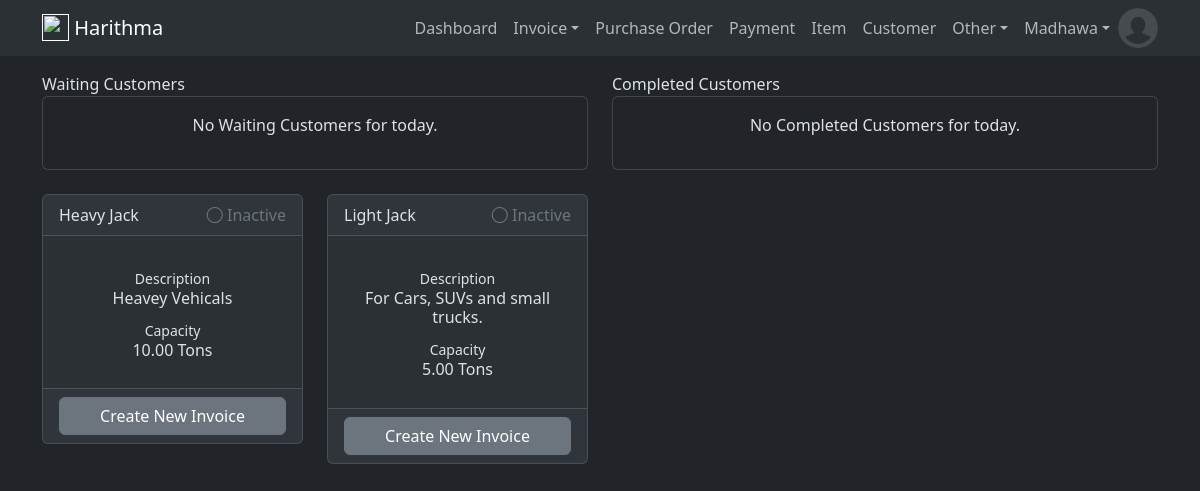
Page /dashboard (signed in) on the earlier database version.
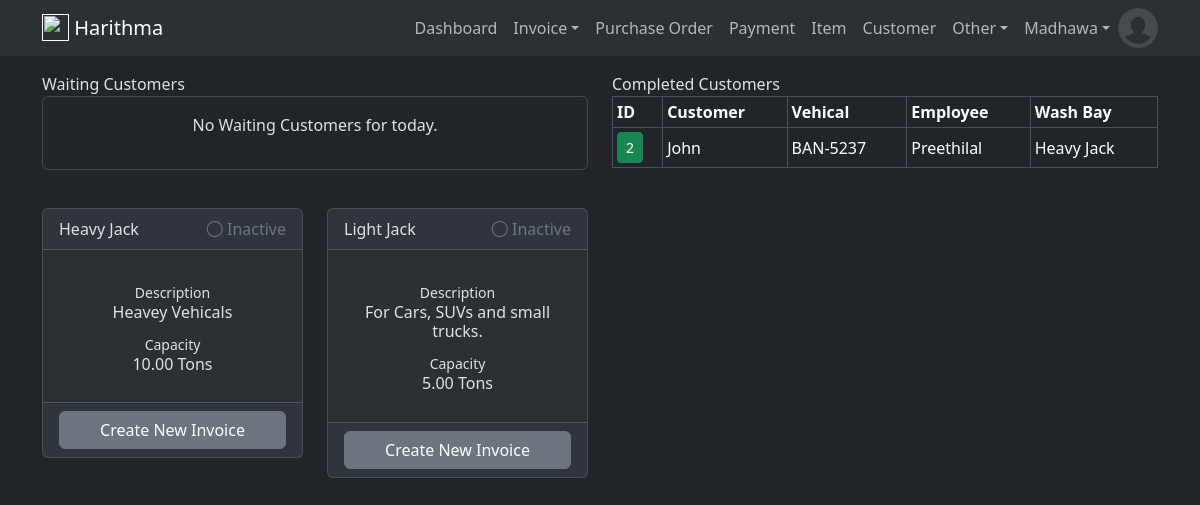
Same page on the later database version.
### harithmapos/models.py (models this page shows, shortened)
class WashBay(db.Model):
    id = db.Column(db.Integer, primary_key=True)
    name = db.Column(db.String(50), nullable=False)
    remarks = db.Column(db.String(255))
    capacity = db.Column(db.Numeric(10,2))
    create_dttm = db.Column(db.DateTime, nullable=False, default=datetime.utcnow)
    invoices = db.relationship('InvoiceHead', backref='washbay', lazy=True)
    @hybrid_property
    def active_invoice(self):
        active_invoice_head = InvoiceHead.query.filter(InvoiceHead.is_in_bay).filter(InvoiceHead.washbay_id==self.id).first()
        return active_invoice_head

class InvoiceHead(db.Model):
    id =  db.Column(db.Integer, primary_key=True)
    customer_id = db.Column(db.Integer, db.ForeignKey('customer.id'), nullable=False)
    vehical_id = db.Column(db.Integer, db.ForeignKey('vehical.id'), nullable=False)
    washbay_id = db.Column(db.Integer, db.ForeignKey('wash_bay.id'), nullable=False)
    employee_id = db.Column(db.Integer, db.ForeignKey('employee.id'), nullable=False)
    current_milage = db.Column(db.Numeric(18,0))
    next_milage = db.Column(db.Numeric(18,0))
    service_status = db.Column(db.Integer, default=0)
    total_cost = db.Column(db.Numeric(10,2), default=0)
    total_price = db.Column(db.Numeric(10,2), default=0)
    discount_pct = db.Column(db.Numeric(10,2), default=0)
    gross_price = db.Column(db.Numeric(10,2), default=0)
    payment_method = db.Column(db.String(10))
    paid_amount = db.Column(db.Numeric(10,2), default=0)
    remaining_amount = db.Column(db.Numeric(10,2))
    last_payment_date = db.Column(db.Date())
    created_dttm = db.Column(db.DateTime, nullable=False, default=datetime.utcnow)
    update_dttm = db.Column(db.DateTime, nullable=False, default=datetime.utcnow)
    invoice_details = db.relationship('InvoiceDetail', backref='invoice', lazy=True)
    payments = db.relationship('Payment', backref='invoice', lazy=True)
    @hybrid_property
    def is_in_bay(self):
        return self.service_status in [1, 2, 3]
    @is_in_bay.expression
    def is_in_bay(cls):
        return cls.service_status.in_([1, 2, 3])

class Customer(db.Model):
    id = db.Column(db.Integer, primary_key=True)
    name = db.Column(db.String(100), nullable=False)
    contact = db.Column(db.String(10))
    address = db.Column(db.String(255))
    email = db.Column(db.String(150))
    create_dttm = db.Column(db.DateTime, nullable=False, default=datetime.utcnow)
    update_dttm = db.Column(db.DateTime, nullable=False, default=datetime.utcnow)
    vehicals = db.relationship('Vehical', backref='owner', lazy=True)
    invoices = db.relationship('InvoiceHead', backref='customer', lazy=True)
    item_invoices = db.relationship('ItemInvoiceHead', backref='customer', lazy=True)
    payments = db.relationship('Payment', backref='customer', lazy=True)

class Vehical(db.Model):
    id = db.Column(db.Integer, primary_key=True)
    number = db.Column(db.String(8), nullable=False)
    make = db.Column(db.String(20))
    model = db.Column(db.String(20))
    year = db.Column(db.String(4))
    create_dttm = db.Column(db.DateTime, nullable=False, default=datetime.utcnow)
    update_dttm = db.Column(db.DateTime, nullable=False, default=datetime.utcnow)
    owner_id = db.Column(db.Integer, db.ForeignKey('customer.id'), nullable=False)
    invoices = db.relationship('InvoiceHead', backref='vehical', lazy=True)

class Employee(db.Model):
    id = db.Column(db.Integer, primary_key=True)
    name = db.Column(db.String(100), nullable=False)
    contact = db.Column(db.String(10))
    address = db.Column(db.String(255))
    designation = db.Column(db.String(40))
    joined_date = db.Column(db.Date())
    wage = db.Column(db.Numeric(10,2))
    create_dttm = db.Column(db.DateTime, nullable=False, default=datetime.utcnow)
    update_dttm = db.Column(db.DateTime, nullable=False, default=datetime.utcnow)
    invoices = db.relationship('InvoiceHead', backref='employee', lazy=True)
    payments = db.relationship('Payment', backref='employee', lazy=True)

### harithmapos/views/dashboard/routes.py (the view)
@dashboard_blueprint.route('/dashboard')
def dashboard():
    invoice_head_create_form = InvoiceHeadCreateForm()
    results = WashBay.query.all()
    waiting_invoices = InvoiceHead.query.filter(InvoiceHead.service_status==0).all()
    polishing_invoices = InvoiceHead.query.filter(InvoiceHead.service_status==4).all()
    done_invoices = InvoiceHead.query.filter(InvoiceHead.service_status==5).filter(db.func.date(InvoiceHead.created_dttm) == datetime.now().date()).all()
    active_wash_bays = [washbay for washbay in results if washbay.active_invoice ]
    inactive_wash_bays = [washbay for washbay in results if not washbay.active_invoice ]
    return render_template(
        'dashboard.html',
        title='InvoiceHead',
        invoice_head_create_form=invoice_head_create_form,
        results = results,
        active_wash_bays=active_wash_bays,
        inactive_wash_bays=inactive_wash_bays,
        waiting_invoices=waiting_invoices,
        polishing_invoices=polishing_invoices,
        done_invoices=done_invoices,
        service_status_form_list=config.SERVICE_STATUS_FORM_LIST,
        service_status_list=config.SERVICE_STATUS_LIST
    )

### harithmapos/models.py (called while the page is built)
@login_manager.user_loader
def load_user(user_id):
    return User.query.get(int(user_id))

### harithmapos/templates/dashboard.html (shortened to what the changed rows need)
{% extends 'layout/base.html' %}
{% block body %}
<div class="container">
    <div class="row mt-3">
        <div class="col">
            <caption>Waiting Customers</caption>
        </div>
        <div class="col">
            <caption>Completed Customers</caption>
            {% if done_invoices %}
            <table class="table table-sm table-hover table-bordered">
                <thead class="thread-dark">
                    <tr>
                        <th scope="col">ID</th>
                        <th scope="col">Customer</th>
                        <th scope="col">Vehical</th>
                        <th scope="col">Employee</th>
                        <th scope="col">Wash Bay</th>
                    </tr>
                </thead>
                <tbody id="results">
                    {% for invoice in done_invoices %}
                        <tr>
                            <td class="align-middle">
                                <a href="{{ url_for('invoice_blueprint.invoice_head_detail', invoice_head_id=invoice.id) }}" class="btn btn-success btn-sm">{{invoice.id}}</a>
                            </td>
                            <td class="align-middle">{{invoice.customer.name}}</td>
                            <td class="align-middle">{{invoice.vehical.number}}</td>
                            <td class="align-middle">{{invoice.employee.name}}</td>
                            <td class="align-middle">{{invoice.washbay.name}}</td>
                        </tr>
                    {% endfor %}
                </tbody>
            </table>
            {% else %}
            <div class="card text-center">
                <div class="card-body">
                    <p>No Completed Customers for today.</p>
                  </div>
            </div>
            {% endif %}
        </div>
    </div>
    <div class="row row-cols-1 row-cols-md-4">
        {% for washbay in inactive_wash_bays %}
            <div class="col mt-4">
                <div class="card bg-body-tertiary">
                    <div class="card-header d-flex">
                        <span>{{ washbay.name }}</span>
                        <span class="ms-auto text-secondary"><i class="bi bi-circle"></i> Inactive</span>
                    </div>
                    <div class="card-body">
                        <div class="row mt-3 text-center">
                            <div class="col">
                                <div class="row mb-1">
                                    <small>Description</small>
                                    <h6>{{washbay.remarks}}</h6>
                                </div>
                                <div class="row mb-1">
                                    <small>Capacity</small>
                                    <h6>{{washbay.capacity}} Tons</h6>
                                </div>
                            </div>
                        </div>
                    </div>
                    <div class="card-footer">
                        <div class="d-grid gap-2 mx-auto">
                            <a href="{{ url_for('invoice_blueprint.insert_invoice_head') }}" class="btn btn-secondary">Create New Invoice</a>
                        </div>
                    </div>
                </div>
            </div>
        {% endfor %}
    </div>
</div>
{% endblock %}

Differences in the rows shown:
added InvoiceHead: id "2", customer.name "John", vehical.number "BAN-5237", employee.name "Preethilal", washbay.name "Heavy Jack"
Other differences:
text no longer shown: "No Completed Customers for today."
text now shown: "ID Customer Vehical Employee Wash Bay"
